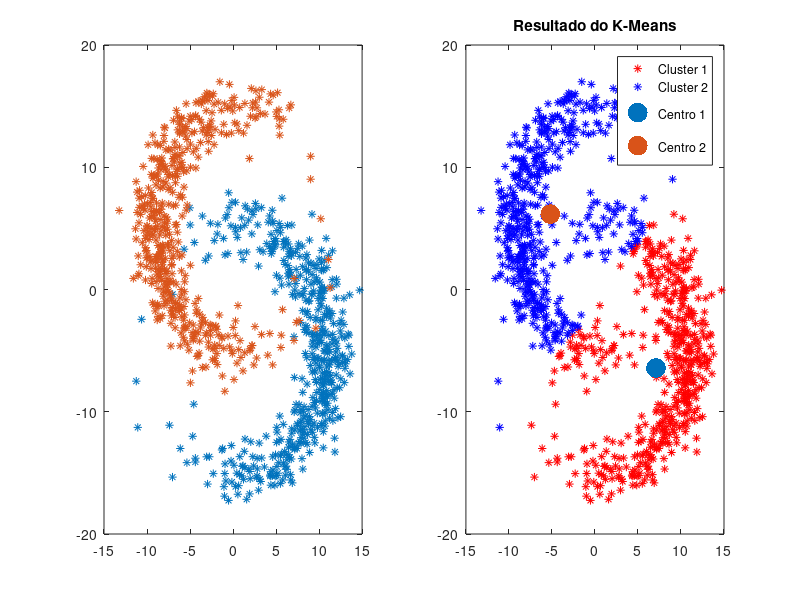

This chart was generated by the following MATLAB code:
clc
clear
close all
x = load('iris.txt');
x = load('brincos.txt');
%Como temos 3 classes na base de dados iris.txt, tentaremos separar em 3 clusters
k = 3; 
%Para brincos, k = 2
k = 2;
%Sorteamos entre os dados para inicializar nosso centro do k-means
idc = randi(length(x),k,1);
centro = x(idc,:);
d = zeros(k,1);
%Na variavel cluster iremos colocar os dados e sua respectiva atribuicao
%dada pelo k-means
cluster = zeros(length(x),size(x,2)+1);
for iter = 1:100
    for i = 1:length(x)
        for j = 1:k
            %Calculamos qual o centro mais proximo
            d(j) = sqrt(sum((x(i,:) - centro(j,:)).^2));
        end
        idc = find(d == min(d));
        %atribuimos a classe dada pelo k-means
        %Selecionamos idc(1) para evitar erros quando temos mais de um
        %centro com a mesma distancia para o dado
        cluster(i,:) = [x(i,:), idc(1)];
    end
    for id = 1:k
        %atualizamos o centro pela media dos dados atribuidos
        centro(id,:) = mean(cluster(find(cluster(:,size(x,2)+1) == id),1:size(x,2)));
    end
end
%Como as classes na base da iris estao numeradas em 1,2,3 utilizaremos estes
%valores para separar, para brincos.txt, usaremos 1 e -1 nas variaveis
%classes e 1 e 2 para variaveis cluster
%Para iris, descomentar essa parte
%--------------------------------------------------------------------------
% classe1 = cluster(find(cluster(:,size(x,2)) == 1),:);
% classe2 = cluster(find(cluster(:,size(x,2)) == 2),:);
% classe3 = cluster(find(cluster(:,size(x,2)) == 3),:);
% cluster1 = cluster(find(cluster(:,size(x,2)+1) == 1),:);
% cluster2 = cluster(find(cluster(:,size(x,2)+1) == 2),:);
% cluster3 = cluster(find(cluster(:,size(x,2)+1) == 3),:);
% subplot(1,2,1)
% plot(classe1(:,1), classe1(:,2), '*'); hold on;
% plot(classe2(:,1), classe2(:,2), '*'); hold on;
% plot(classe3(:,1), classe3(:,2), '*'); hold on;
% subplot(1,2,2)
% plot(cluster1(:,1),cluster1(:,2), 'r*'); hold on;
% plot(cluster2(:,1),cluster2(:,2), 'b*'); hold on;
% plot(cluster3(:,1),cluster3(:,2), 'k*'); hold on;
% scatter(centro(1,1),centro(1,2), 200, "red" ,"filled"); hold on;
% scatter(centro(2,1),centro(2,2), 200, "blue" ,"filled"); hold on;
% scatter(centro(3,1),centro(3,2), 200, "black" ,"filled");
% legend("Cluster 1", "Cluster 2", " Cluster 3", "Centro 1", "Centro 2", "Centro 3")
% title('Resultado do K-Means');
%--------------------------------------------------------------------------
%Para brincos.txt, descomentar esta parte
%--------------------------------------------------------------------------
classe1 = cluster(find(cluster(:,size(x,2)) == 1),:);
classe2 = cluster(find(cluster(:,size(x,2)) == -1),:);
cluster1 = cluster(find(cluster(:,size(x,2)+1) == 1),:);
cluster2 = cluster(find(cluster(:,size(x,2)+1) == 2),:);
subplot(1,2,1)
plot(classe1(:,1), classe1(:,2), '*'); hold on;
plot(classe2(:,1), classe2(:,2), '*'); hold on;
subplot(1,2,2)
plot(cluster1(:,1),cluster1(:,2), 'r*'); hold on;
plot(cluster2(:,1),cluster2(:,2), 'b*'); hold on;
scatter(centro(1,1),centro(1,2), 200, "red" ,"filled"); hold on;
scatter(centro(2,1),centro(2,2), 200, "blue" ,"filled");
legend("Cluster 1", "Cluster 2", "Centro 1", "Centro 2")
title('Resultado do K-Means');